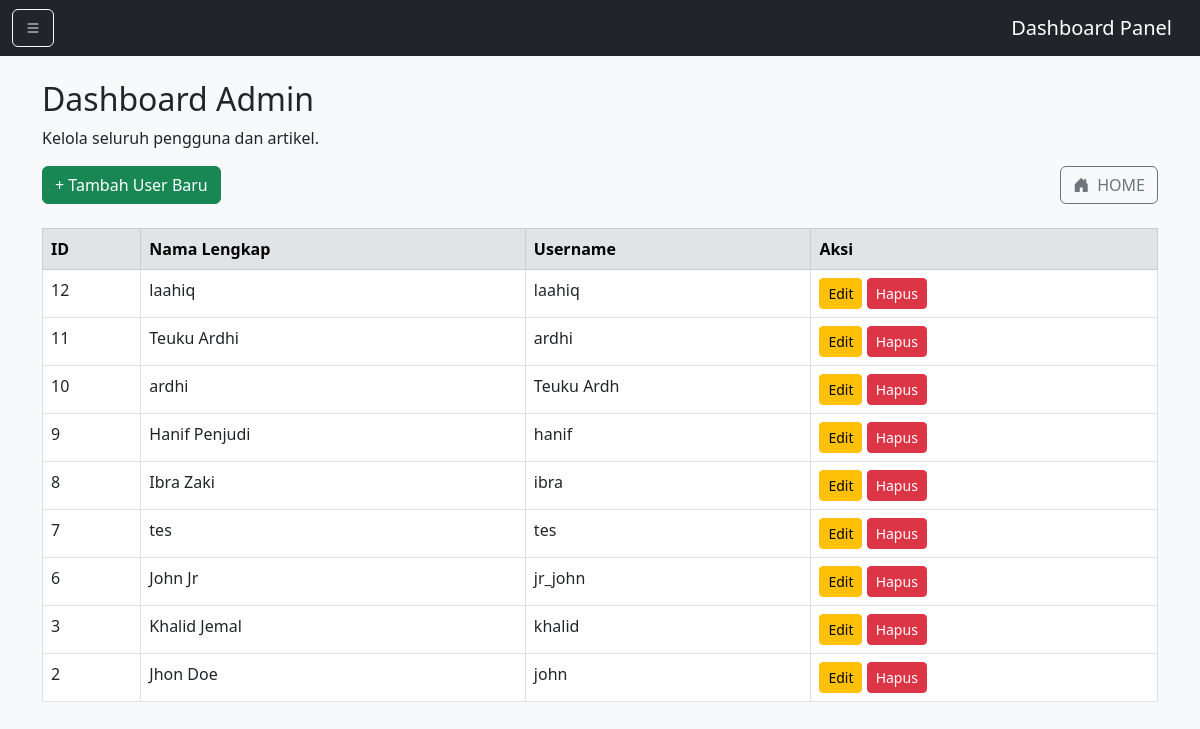
Screenshot of /bloging/dashboard/admin/users_management.php (signed in) with the database file from the repository.
### tables this page shows
CREATE TABLE IF NOT EXISTS `users` (
  `id` int NOT NULL AUTO_INCREMENT,
  `fname` varchar(255) NOT NULL,
  `username` varchar(255) NOT NULL,
  `password` varchar(255) NOT NULL,
  PRIMARY KEY (`id`),
  UNIQUE KEY `username` (`username`)
);

### bloging/dashboard/admin/users_management.php (the view, shortened to what this page needs)
<?php
include '../../config.php';
$result = $conn->query("SELECT * FROM users ORDER BY id DESC");
?>
<!DOCTYPE html>
<html lang="id">
<head>
    <link href="https://cdn.jsdelivr.net/npm/bootstrap@5.3.0/dist/css/bootstrap.min.css" rel="stylesheet">
    <link href="https://cdn.jsdelivr.net/npm/bootstrap-icons@1.10.5/font/bootstrap-icons.css" rel="stylesheet">
</head>
<body class="bg-light">
    <?php include '../components/navbar.php'; ?>
    <?php include '../components/sidebar.php'; ?>
    <div class="container py-4">
        <h2>Dashboard Admin</h2>
        <p>Kelola seluruh pengguna dan artikel.</p>
        <div class="mb-4 d-flex justify-content-between">
            <a href="add_user.php" class="btn btn-success">+ Tambah User Baru</a>
            <a href="../../../index.php" class="btn btn-outline-secondary d-inline-flex align-items-center gap-2">
                <i class="bi bi-house-door-fill"></i> HOME
            </a>
        </div>
        <div class="table-responsive">
            <table class="table table-bordered table-hover">
                <thead class="table-secondary">
                    <tr>
                        <th>ID</th>
                        <th>Nama Lengkap</th>
                        <th>Username</th>
                        <th>Aksi</th>
                    </tr>
                </thead>
                <tbody>
                    <?php while ($row = $result->fetch_assoc()): ?>
                        <tr>
                            <td><?= $row['id'] ?></td>
                            <td><?= htmlspecialchars($row['fname']) ?></td>
                            <td><?= htmlspecialchars($row['username']) ?></td>
                            <td>
                                <a href="edit_user.php?id=<?= $row['id'] ?>" class="btn btn-sm btn-warning">Edit</a>
                                <a href="delete_user.php?id=<?= $row['id'] ?>" class="btn btn-sm btn-danger" onclick="return confirm('Yakin ingin menghapus?')">Hapus</a>
                            </td>
                        </tr>
                    <?php endwhile; ?>
                </tbody>
            </table>
        </div>
    </div>
</body>
</html>

### bloging/dashboard/components/navbar.php
<nav class="navbar navbar-dark bg-dark">
    <div class="container-fluid">
        <button class="btn btn-outline-light me-2" type="button" data-bs-toggle="offcanvas" data-bs-target="#sidebar" aria-controls="sidebar">
            <i class="bi bi-list"></i>
        </button>
        <a class="navbar-brand" href="#">Dashboard Panel</a>
    </div>
</nav>

### bloging/dashboard/components/sidebar.php (shortened to what this page needs)
<head>
    <link href="https://cdn.jsdelivr.net/npm/bootstrap@5.3.0/dist/css/bootstrap.min.css" rel="stylesheet">
    <link href="https://cdn.jsdelivr.net/npm/bootstrap-icons@1.10.5/font/bootstrap-icons.css" rel="stylesheet">
</head>

### rows the page displays
users: id "12", fname "laahiq", username "laahiq"
users: id "11", fname "Teuku Ardhi", username "ardhi"
users: id "10", fname "ardhi", username "Teuku Ardh"
users: id "9", fname "Hanif Penjudi", username "hanif"
users: id "8", fname "Ibra Zaki", username "ibra"
users: id "7", fname "tes", username "tes"
users: id "6", fname "John Jr", username "jr_john"
users: id "3", fname "Khalid Jemal", username "khalid"
users: id "2", fname "Jhon Doe", username "john"
